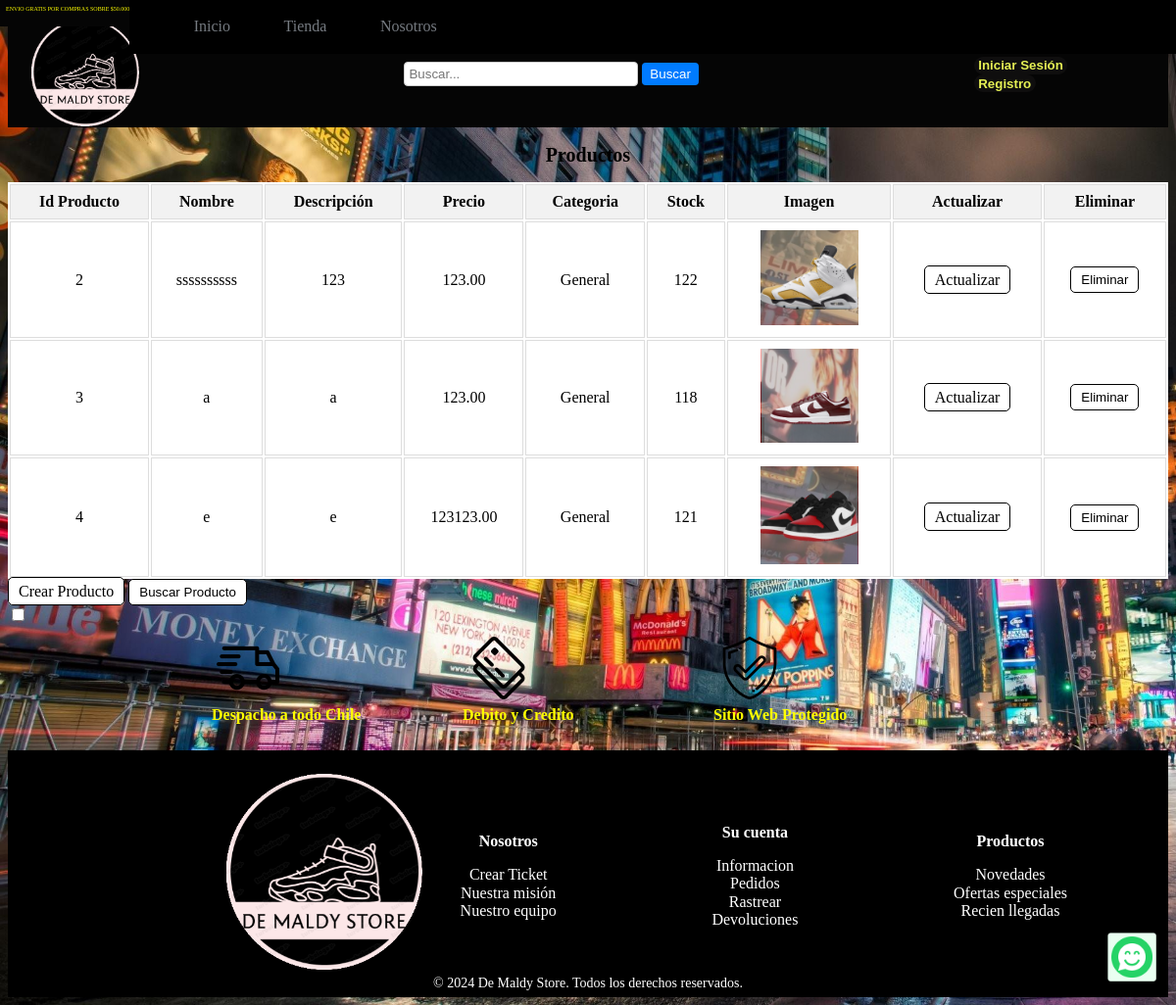
/productos/, run on the app's committed database.
### myapp/models.py (models this page shows, shortened)
class Producto(models.Model):
    id = models.AutoField(primary_key=True)
    nombre = models.CharField(max_length=255)
    descripcion = models.TextField()
    precio = models.DecimalField(max_digits=10, decimal_places=2)
    imagen = models.ImageField(upload_to='productos/')
    categoria = models.CharField(max_length=100, default='General')
    stock = models.PositiveIntegerField(default=0)

### myapp/views.py (the view)
# urls.py: path('productos/', views.productos, name='productos'),
def productos(request):
    productos = Producto.objects.all()
    return render(request, 'productos.html', {'productos': productos})

### myapp/templates/productos.html (shortened to what this page needs)
{% extends 'base.html' %}
{% load static %}
{% block content %}
</head>
<body>
    <main class="container">
        <h2>Productos</h2>
        <div class="table-responsive">
            <table class="table">
                <thead>
                    <tr>
                        <th>Id Producto</th>
                        <th>Nombre</th>
                        <th>Descripción</th>
                        <th>Precio</th>
                        <th>Categoria</th>
                        <th>Stock</th>
                        <th>Imagen</th>
                        <th>Actualizar</th>
                        <th>Eliminar</th>
                    </tr>
                </thead>
                <tbody>
                    {% for producto in productos %}
                        <tr class="producto-row">
                            <td>{{ producto.id }}</td>
                            <td>{{ producto.nombre }}</td>
                            <td>{{ producto.descripcion }}</td>
                            <td>{{ producto.precio }}</td>
                            <td>{{ producto.categoria }}</td>
                            <td>{{ producto.stock }}</td>
                            {% if producto.imagen %}
                                <td><img src="{{ producto.imagen.url }}" alt="{{ producto.nombre }}" class="producto-img"></td>
                            {% else %}
                                <td><a href="#">Producto sin foto</a></td>
                            {% endif %}
                            <td><a href="{% url 'editar_producto' producto.id %}" class="btn custom-btn">Actualizar</a></td>
                            <td>
                                <form action="{% url 'eliminar_producto' producto.id %}" method="POST" style="display:inline;">
                                    <button type="submit" class="btn custom-btn">Eliminar</button>
                                </form>
                            </td>
                        </tr>
                    {% endfor %}
                </tbody>
            </table>
        </div>
        <a href="{% url 'crear_producto' %}" class="btn custom-btn">Crear Producto</a>
        <button id="buscarProductoBtn" class="btn custom-btn">Buscar Producto</button>
    </main>
    <input type="checkbox" id="toggle-chat" class="toggle-checkbox">
    <label for="toggle-chat" class="chat-icon">
        <img src="{% static 'images/chat.png' %}" alt="Chat de ayuda">
    </label>
    <div class="contenedor-iconos">
        <div class="icono">
            <img src="{% static 'images/despacho.png' %}" alt="despacho">
            <p>Despacho a todo Chile</p>
        </div>
        <div class="icono">
            <img src="{% static 'images/pago1.png' %}" alt="pagos">
            <p>Debito y Credito</p>
        </div>
        <div class="icono">
            <img src="{% static 'images/webseguro.png' %}" alt="webseguro">
            <p>Sitio Web Protegido</p>
        </div>
    </div>
    {% endblock %}

### myapp/static/css/styles.css (style rules this page uses)
body { background-image: url('/static/images/fondo5.jpg'); background-size: cover; background-repeat: no-repeat; }
h2 { text-align: center; font-family: cursive; font-size: 20px; }
img { width: 70%; }
.contenedor-iconos { display: flex; justify-content: center; align-items: center; margin-top: 1%; margin-bottom: 1%; }
.contenedor-iconos img { width: 25%; margin: 0 2%; }
.contenedor-iconos .icono p { margin-top: 1%; font-size: 100%; margin-right: 4%; font-weight: bold; color: yellow; }
.chat-icon { position: fixed; bottom: 20px; right: 20px; z-index: 1000; cursor: pointer; }
.chat-icon img { width: 50px; height: auto; }

### myapp/templates/productos.html (style rules this page uses)
.custom-btn { background-color: #fff; color: #000; border: 1px solid #000; border-radius: 5px; padding: 10px 20px; text-decoration: none; }
.producto-img { max-width: 100px; height: auto; }
.producto-row { margin-bottom: 20px; }
.btn { padding: 5px 10px; }
.table { background-color: #fff; color: #000; width: 100%; }
.table th, .table td { border: 1px solid #ddd; padding: 8px; text-align: center; }
.table th { background-color: #f2f2f2; }

### data on the page
Producto: id "2", nombre "ssssssssss", descripcion "123", precio "123.00", categoria "General", stock "122", imagen (picture)
Producto: id "3", nombre "a", descripcion "a", precio "123.00", categoria "General", stock "118", imagen (picture)
Producto: id "4", nombre "e", descripcion "e", precio "123123.00", categoria "General", stock "121", imagen (picture)
